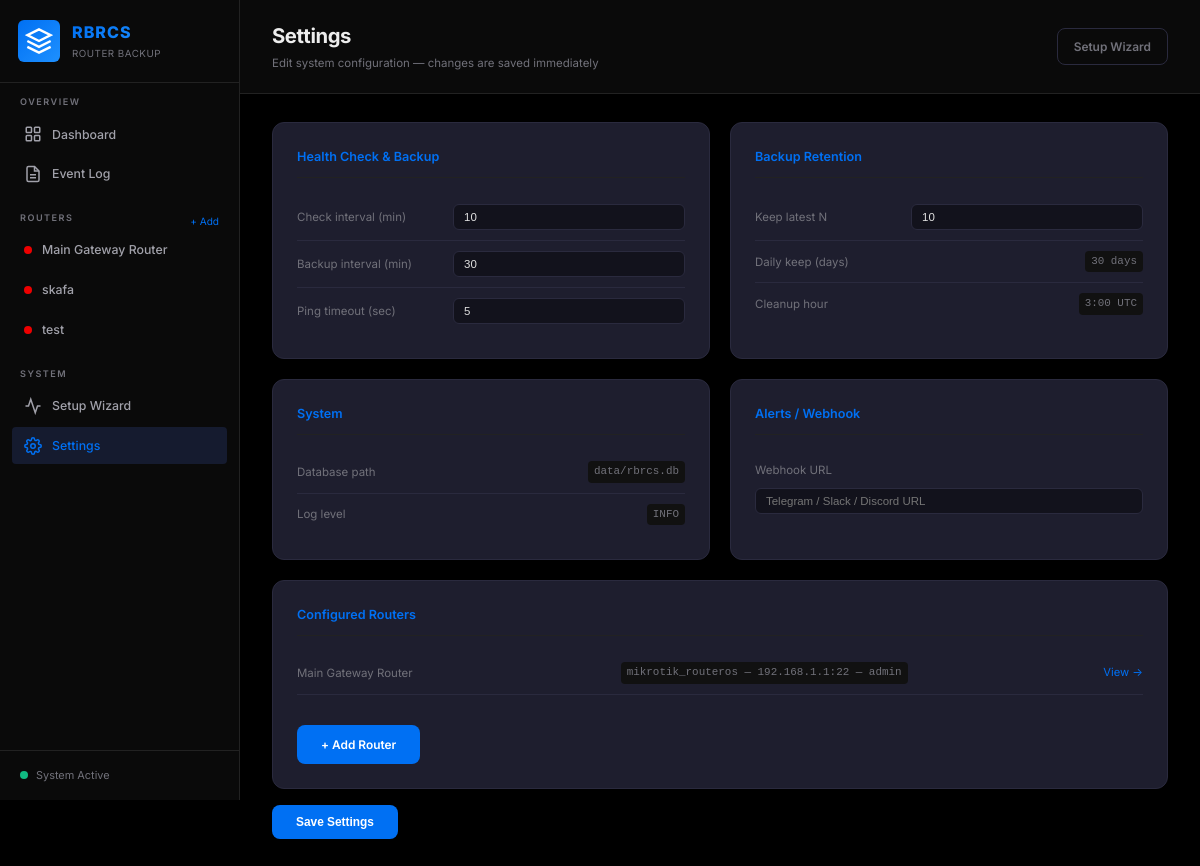
The app's page /settings, older data.
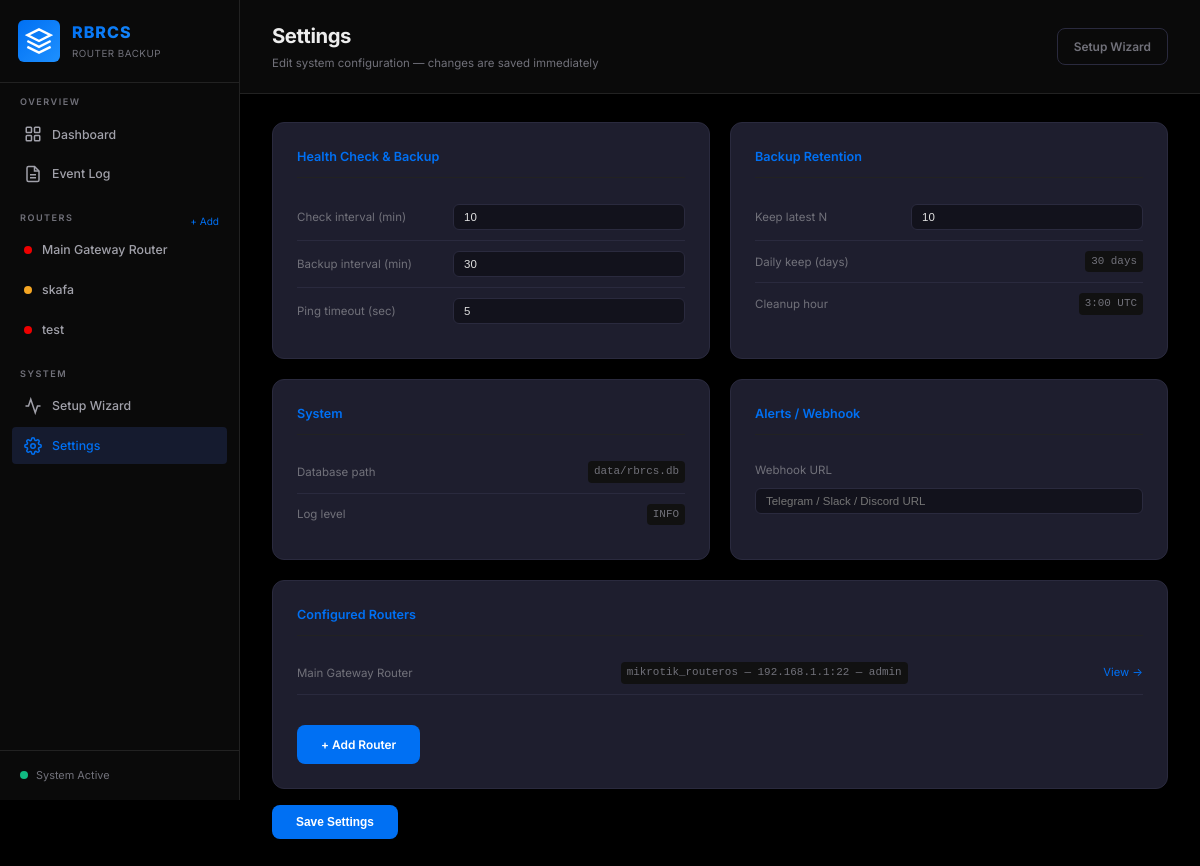
The same page, newer data.
### tables this page shows
CREATE TABLE routers (
            id            TEXT PRIMARY KEY,
            name          TEXT NOT NULL,
            host          TEXT NOT NULL,
            port          INTEGER DEFAULT 22,
            device_type   TEXT NOT NULL,
            username      TEXT,
            password      TEXT,
            ssh_key_path  TEXT,
            enable_password TEXT,
            status        TEXT DEFAULT 'unknown',
            last_seen     DATETIME,
            last_backup   DATETIME,
            created_at    DATETIME DEFAULT CURRENT_TIMESTAMP
        );

### sample_zip/mnt/user-data/outputs/rbrcs.py (the view)
@app.route("/settings")
def settings_page():
    return render_template("settings.html", config=config)

### sample_zip/mnt/user-data/outputs/rbrcs.py (called while the page is built)
def get_db(db_path=None):
    path = db_path or DB_PATH
    conn = sqlite3.connect(path)
    conn.row_factory = sqlite3.Row
    conn.execute("PRAGMA journal_mode=WAL")      # Better concurrent access
    conn.execute("PRAGMA foreign_keys=ON")
    conn.execute("PRAGMA cache_size = -2000")    # 2MB cache, reduces disk I/O
    conn.execute("PRAGMA temp_store = MEMORY")   # Keep temporary tables/indices in memory
    return conn

def get_all_routers(db_path=None):
    conn = get_db(db_path)
    rows = conn.execute("SELECT * FROM routers ORDER BY name").fetchall()
    conn.close()
    return [dict(r) for r in rows]

@app.context_processor
def inject_sidebar_routers():
    return dict(sidebar_routers=get_all_routers())

### sample_zip/templates/settings.html (shortened to what this page needs)
{% extends "base.html" %}
{% block page_title %}Settings{% endblock %}
{% block page_subtitle %}Edit system configuration — changes are saved immediately{% endblock %}
{% block top_actions %}
<a href="/setup" class="btn btn-secondary" style="display:inline-flex;align-items:center;gap:6px;text-decoration:none;padding:8px 16px;border-radius:8px;border:1px solid var(--border,#2a2a3e);color:var(--text-muted,#888);font-size:0.85rem;">Setup Wizard</a>
{% endblock %}
{% block content %}
<div class="settings-grid">
  <div class="settings-card">
    <h3>Health Check &amp; Backup</h3>
    <div class="settings-row"><label>Check interval (min)</label><input type="number" id="cfg-interval" value="{{ config.health_check.interval_minutes }}" min="1" max="60"></div>
    <div class="settings-row"><label>Backup interval (min)</label><input type="number" id="cfg-backup-interval" value="{{ config.health_check.backup_interval_minutes }}" min="5" max="1440"></div>
    <div class="settings-row"><label>Ping timeout (sec)</label><input type="number" id="cfg-ping-timeout" value="{{ config.health_check.ping_timeout_seconds }}" min="1" max="30"></div>
  </div>
  <div class="settings-card">
    <h3>Backup Retention</h3>
    <div class="settings-row"><label>Keep latest N</label><input type="number" id="cfg-keep-latest" value="{{ config.retention.keep_latest }}" min="3" max="100"></div>
    <div class="settings-row"><label>Daily keep (days)</label><code>{{ config.retention.daily_keep_days }} days</code></div>
    <div class="settings-row"><label>Cleanup hour</label><code>{{ config.retention.cleanup_hour }}:00 UTC</code></div>
  </div>
  <div class="settings-card">
    <h3>System</h3>
    <div class="settings-row"><label>Database path</label><code>{{ config.system.db_path }}</code></div>
    <div class="settings-row"><label>Log level</label><code>{{ config.system.log_level }}</code></div>
  </div>
  <div class="settings-card">
    <h3>Alerts / Webhook</h3>
    <div class="settings-row" style="flex-direction:column;align-items:flex-start;gap:8px">
      <label>Webhook URL</label>
      <input type="text" id="cfg-webhook" value="{{ config.alerts.webhook_url or '' }}" placeholder="Telegram / Slack / Discord URL" style="width:100%">
    </div>
  </div>
  <div class="settings-card full-width">
    <h3>Configured Routers</h3>
    {% for router in config.routers %}
    <div class="settings-row">
      <label>{{ router.name }}</label>
      <code>{{ router.device_type }} — {{ router.host }}:{{ router.port }} — {{ router.username }}</code>
      <a href="/router/{{ router.id }}" style="color:var(--accent-blue,#4e9eff);font-size:.8rem;text-decoration:none;margin-left:12px">View →</a>
    </div>
    {% else %}
    <p style="color:var(--text-muted,#888);font-size:.85rem">No routers yet. <a href="/setup" style="color:var(--accent-blue,#4e9eff)">Run setup wizard →</a></p>
    {% endfor %}
    <div style="margin-top:14px"><a href="/router/add" class="btn-save-s" style="text-decoration:none">+ Add Router</a></div>
  </div>
</div>
<button class="btn-save-s" onclick="saveSettings()">Save Settings</button>
{% endblock %}

### sample_zip/templates/base.html (shortened to what the changed rows need)
<!DOCTYPE html>
<html lang="en">
<head>
    <link rel="stylesheet" href="{{ url_for('static', filename='style.css') }}">
</head>
<body>
    <nav class="sidebar" id="sidebar">
        <div class="nav-section">
            <div style="display: flex; justify-content: space-between; align-items: center;">
                <span class="nav-section-title">Routers</span>
                <a href="{{ url_for('add_router_page') }}" style="color: var(--accent-blue); text-decoration: none; font-size: 0.72rem; padding-right: 8px;">+ Add</a>
            </div>
            {% for router in sidebar_routers %}
            <a href="{{ url_for('router_detail', router_id=router.id) }}" class="nav-link" id="nav-router-{{ router.id }}">
                <span class="status-dot {{ router.status }}"></span>
                {{ router.name }}
            </a>
            {% endfor %}
        </div>
    </nav>
    <main class="main-content" id="main-content">
        <header class="top-bar">
            <div class="page-title">
                <h1 id="page-heading">{% block page_title %}Dashboard{% endblock %}</h1>
            </div>
        </header>
    </main>
</body>
</html>

Row changes from the older to the newer data that the page shows:
changed routers "skafa": status "offline" → "error" (drawn)
